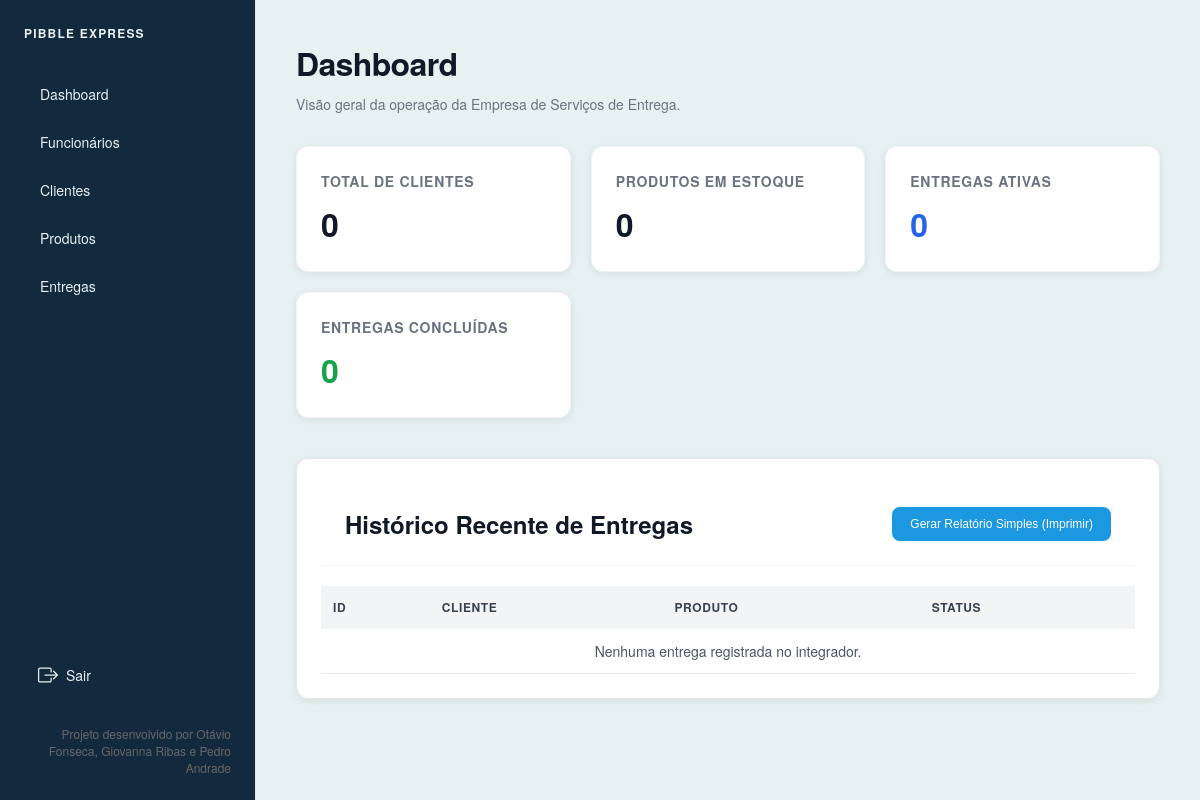
Page /dashboard/ (signed in) on the earlier database version.
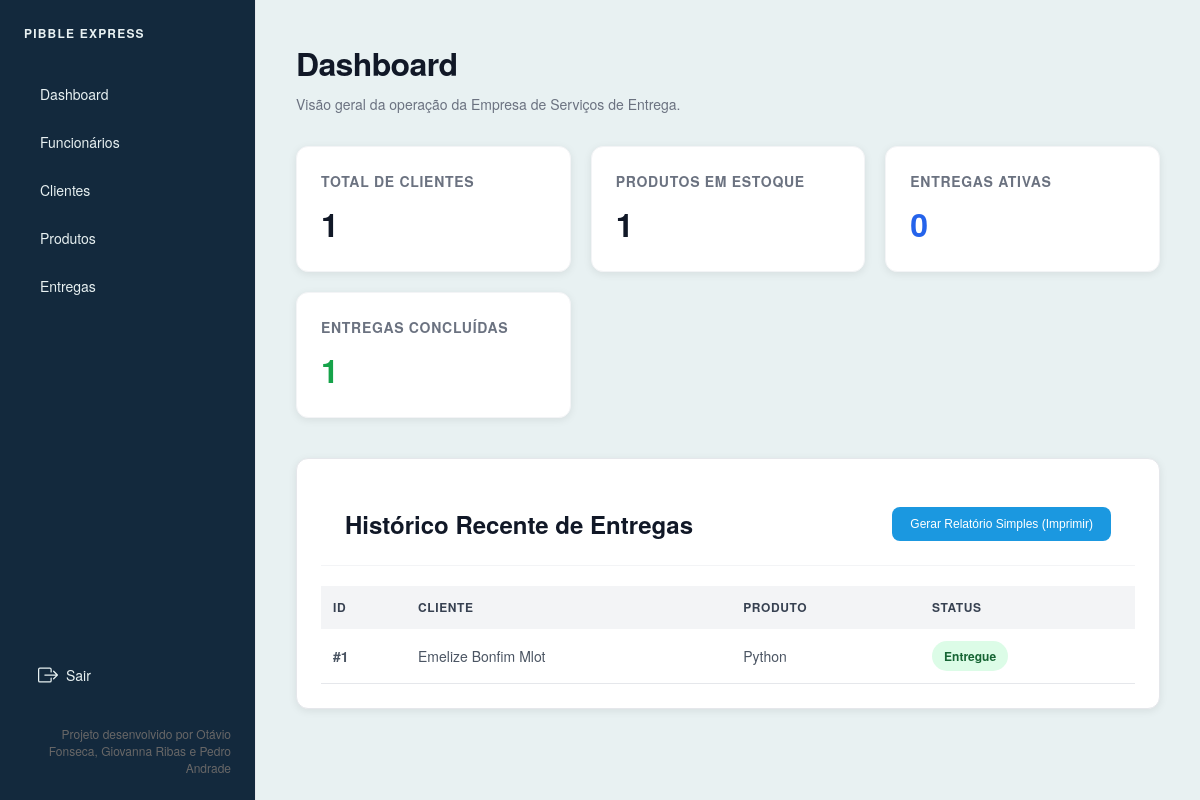
Same page on the later database version.
### entregas/models.py (models this page shows, shortened)
class Entrega(models.Model):
    STATUS_CHOICES = [
        ('CADASTRADO', 'Cadastrado'),
        ('EM_TRANSITO', 'Em Trânsito'),
        ('ENTREGUE', 'Entregue'),
        ('CANCELADO', 'Cancelado'),
    ]
    cliente = models.ForeignKey(Cliente, on_delete=models.CASCADE, verbose_name="Cliente Responsável")
    produto = models.ForeignKey(Produto, on_delete=models.CASCADE, verbose_name="Produto Enviado")
    funcionario_responsavel = models.ForeignKey(Funcionario, on_delete=models.SET_NULL, null=True, verbose_name="Funcionário Responsável")
    endereco_entrega = models.TextField(verbose_name="Endereço de Entrega")
    data_envio = models.DateField(verbose_name="Data de Envio")
    data_prevista = models.DateField(verbose_name="Data Prevista")
    status_entrega = models.CharField(max_length=20, choices=STATUS_CHOICES, default='CADASTRADO', verbose_name="Status da Entrega")

### clientes/models.py (models this page shows, shortened)
class Cliente(models.Model):
    nome_completo = models.CharField(max_length=255, verbose_name="Nome Completo")
    cpf_cnpj = models.CharField(max_length=18, unique=True, verbose_name="CPF/CNPJ")
    telefone = models.CharField(max_length=20, verbose_name="Telefone")
    email = models.EmailField(unique=True, verbose_name="E-mail")
    endereco = models.TextField(verbose_name="Endereço")

### produtos/models.py (models this page shows, shortened)
class Produto(models.Model):
    nome_produto = models.CharField(max_length=255, verbose_name="Nome do Produto")
    descricao = models.TextField(blank=True, null=True, verbose_name="Descrição")
    peso = models.DecimalField(max_digits=6, decimal_places=2, verbose_name="Peso (kg)")
    quantidade_estoque = models.IntegerField(default=0, verbose_name="Quantidade em Estoque")
    valor = models.DecimalField(max_digits=10, decimal_places=2, verbose_name="Valor (R$)")
    categoria = models.CharField(max_length=100, verbose_name="Categoria")

### core/views.py (the view)
# urls.py: path("dashboard/", views.dashboard, name="dashboard"),
@login_required
def dashboard(request):
    atualizar_status_entregas()
    ultimas_entregas = Entrega.objects.select_related("cliente", "produto").order_by("-id")[:10]
    context = {
        "total_clientes": Cliente.objects.count(),
        "total_produtos": Produto.objects.count(),
        "total_funcionarios": Funcionario.objects.count(),
        "entregas_ativas": Entrega.objects.exclude(
            status_entrega="ENTREGUE"
        ).count(),
        "entregas_concluidas": Entrega.objects.filter(
            status_entrega="ENTREGUE"
        ).count(),
        "entregas_pendentes": Entrega.objects.filter(
            status_entrega="CADASTRADO"
        ).count(),
        "ultimas_entregas": ultimas_entregas,
        "data_relatorio": timezone.localdate(),
    }
    return render(request, "dashboard.html", context)

### core/views.py (called while the page is built)
def atualizar_status_entregas():
    hoje = timezone.localdate()
    Entrega.objects.filter(
        status_entrega="CADASTRADO",
        data_envio__lte=hoje,
    ).update(status_entrega="EM_TRANSITO")

### templates/dashboard.html
{% extends 'base.html' %}
{% block content %}
<div class="print-area">
    <header>
        <h1 class="header-title">Dashboard</h1>
        <p class="header-subtitle">
            Visão geral da operação da Empresa de Serviços de Entrega.
        </p>
    </header>
    <div class="cards-grid">
        <div class="card">
            <span class="card-label">Total de Clientes</span>
            <span class="card-value">{{ total_clientes }}</span>
        </div>
        <div class="card">
            <span class="card-label">Produtos em Estoque</span>
            <span class="card-value">{{ total_produtos }}</span>
        </div>
        <div class="card">
            <span class="card-label">Entregas Ativas</span>
            <span class="card-value text-blue">{{ entregas_ativas }}</span>
        </div>
        <div class="card">
            <span class="card-label">Entregas Concluídas</span>
            <span class="card-value text-green">{{ entregas_concluidas }}</span>
        </div>
    </div>
    <section class="report-section">
        <div class="report-header">
            <h2>Histórico Recente de Entregas</h2>
            <button onclick="window.print()" class="btn-print">
                Gerar Relatório Simples (Imprimir)
            </button>
        </div>
        <div class="table-container">
            <table class="data-table">
                <thead>
                    <tr>
                        <th>ID</th>
                        <th>Cliente</th>
                        <th>Produto</th>
                        <th>Status</th>
                    </tr>
                </thead>
                <tbody>
                    {% for entrega in ultimas_entregas %}
                    <tr>
                        <td class="delivery-id">#{{ entrega.id }}</td>
                        <td>{{ entrega.cliente.nome_completo }}</td>
                        <td>{{ entrega.produto.nome_produto }}</td>
                        <td>
                            <span class="badge
                            {% if entrega.status_entrega == 'ENTREGUE' %}status-entregue
                            {% elif entrega.status_entrega == 'EM_TRANSITO' %}status-transito
                            {% else %}status-pendente{% endif %}">
                                {{ entrega.get_status_entrega_display }}
                            </span>
                        </td>
                    </tr>
                    {% empty %}
                    <tr>
                        <td colspan="4" class="empty-message">
                            Nenhuma entrega registrada no integrador.
                        </td>
                    </tr>
                    {% endfor %}
                </tbody>
            </table>
        </div>
    </section>
</div>
{% endblock %}

Differences in the rows shown:
added Entrega: id "1", cliente.nome_completo "Emelize Bonfim Mlot", produto.nome_produto "Python", status_entrega "Entregue"
Other differences:
{{ total_clientes }}: "0" → "1"
{{ total_produtos }}: "0" → "1"
{{ entregas_concluidas }}: "0" → "1"
text no longer shown: "Nenhuma entrega registrada no integrador."
